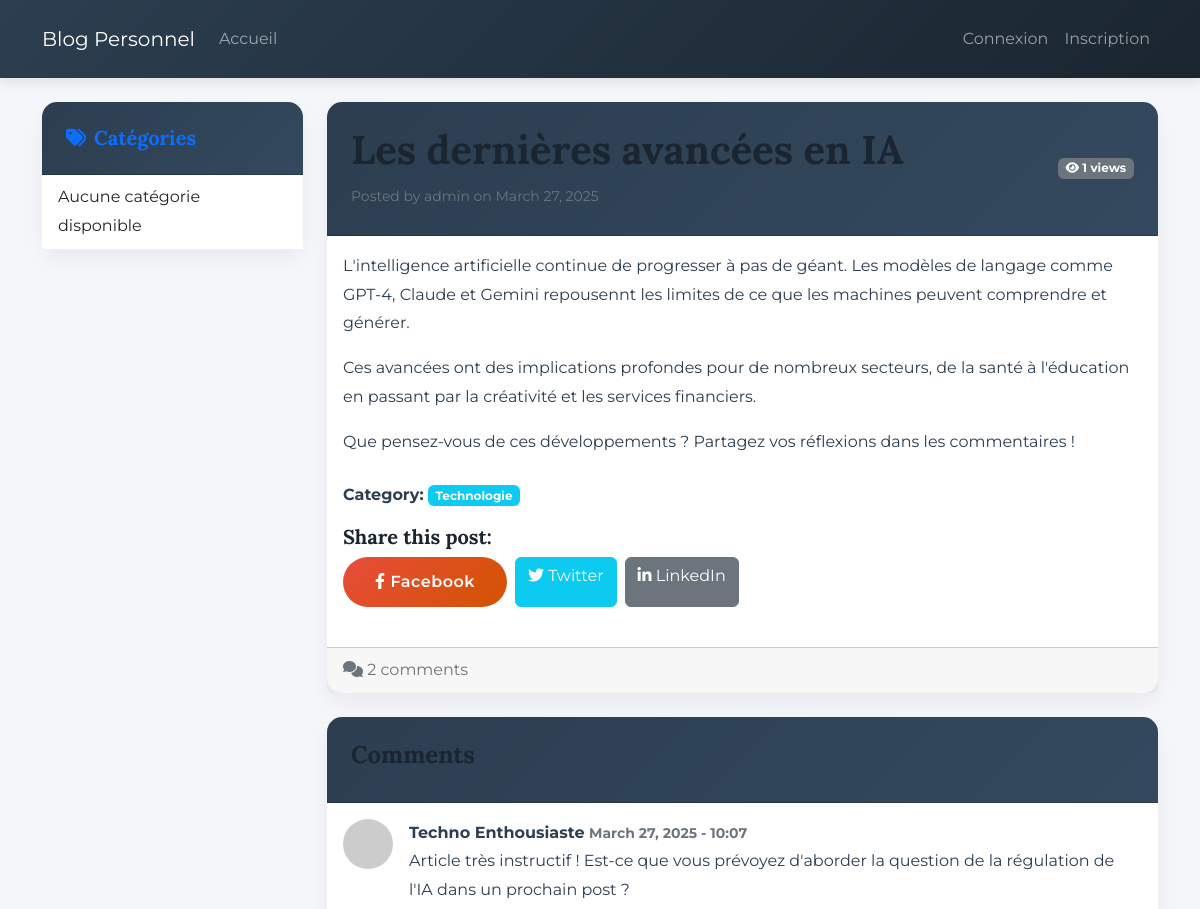
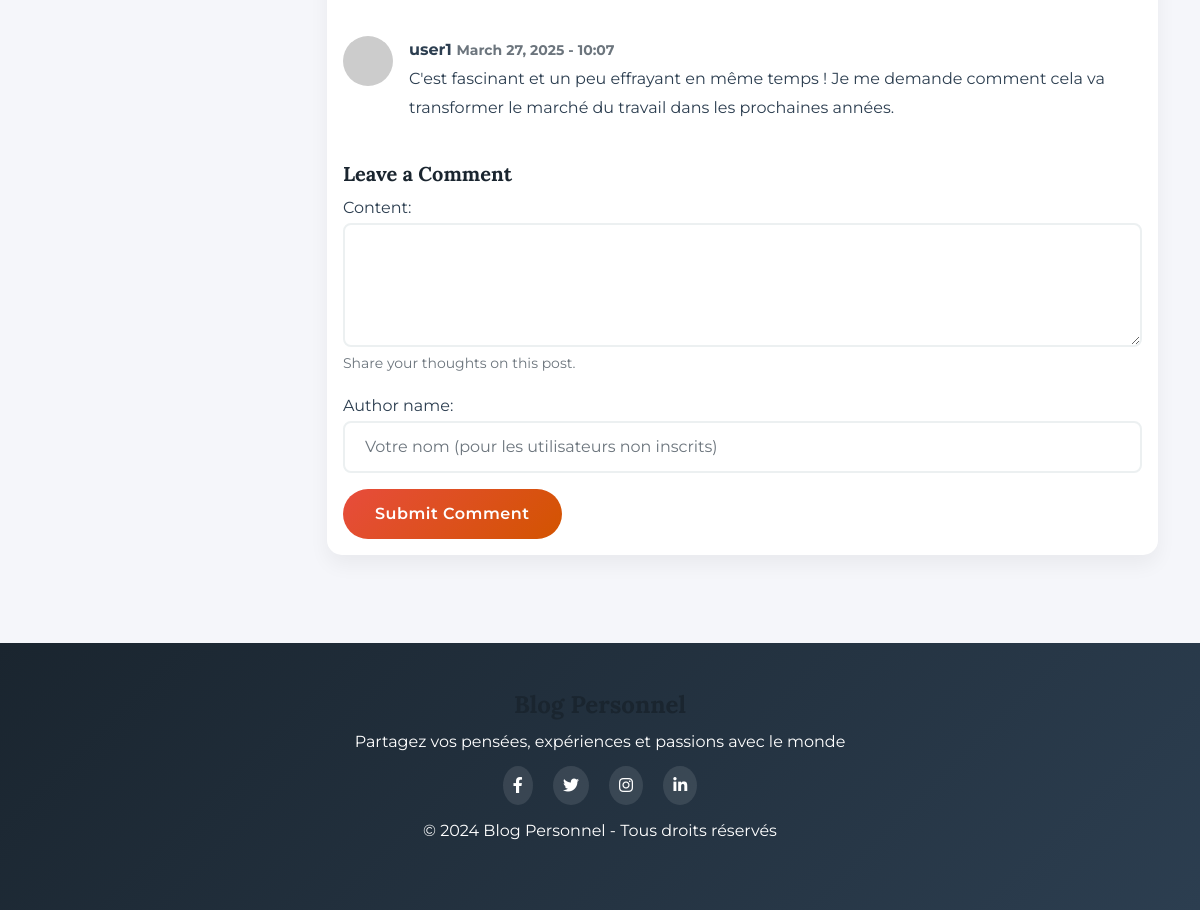
The app's page /post/2/ with its own data (2 pictures, top to bottom).
### blog/models.py (models this page shows, shortened)
class Post(models.Model):
    title = models.CharField(max_length=200)
    content = models.TextField()
    date_posted = models.DateTimeField(default=timezone.now)
    author = models.ForeignKey(User, on_delete=models.CASCADE)
    category = models.ForeignKey(Category, on_delete=models.SET_NULL, null=True, blank=True)
    views = models.PositiveIntegerField(default=0)

class Category(models.Model):
    name = models.CharField(max_length=100, unique=True)
    description = models.TextField(blank=True)
    class Meta:
        verbose_name_plural = 'Categories'

class Comment(models.Model):
    post = models.ForeignKey(Post, on_delete=models.CASCADE, related_name='comments')
    author = models.ForeignKey(User, on_delete=models.CASCADE, null=True, blank=True)
    author_name = models.CharField(max_length=100, blank=True, help_text='Name for non-registered users')
    content = models.TextField()
    date_posted = models.DateTimeField(default=timezone.now)

### blog/views.py (the view)
# urls.py: path('post/<int:pk>/', PostDetailView.as_view(), name='post-detail'),
class PostDetailView(DetailView):
    model = Post
    template_name = 'blog/post_detail.html'
    def get_context_data(self, **kwargs):
        context = super().get_context_data(**kwargs)
        context['comment_form'] = CommentForm(user=self.request.user)
        context['comments'] = self.object.comments.all().order_by('-date_posted')
        return context
    def get(self, request, *args, **kwargs):
        response = super().get(request, *args, **kwargs)
        self.object.views += 1
        self.object.save()
        return response

### blog/forms.py
class CommentForm(forms.ModelForm):
    class Meta:
        model = Comment
        fields = ['content', 'author_name']
        widgets = {
            'content': forms.Textarea(attrs={'class': 'form-control', 'rows': 4}),
            'author_name': forms.TextInput(attrs={'class': 'form-control', 'placeholder': 'Votre nom (pour les utilisateurs non inscrits)'}),
        }
    def __init__(self, *args, **kwargs):
        self.user = kwargs.pop('user', None)
        super(CommentForm, self).__init__(*args, **kwargs)
        if self.user and self.user.is_authenticated:
            self.fields['author_name'].widget = forms.HiddenInput()
            self.fields['author_name'].required = False

### templates/blog/post_detail.html (shortened to what this page needs)
{% extends 'blog/base.html' %}
{% block content %}
    <div class="card mb-4">
        <div class="card-header d-flex justify-content-between align-items-center bg-light">
            <div>
                <h1 class="card-title">{{ post.title }}</h1>
                <small class="text-muted">
                    Posted by {{ post.author.username }} on {{ post.date_posted|date:"F d, Y" }}
                </small>
            </div>
            <span class="badge bg-secondary">
                <i class="fas fa-eye"></i> {{ post.views }} views
            </span>
        </div>
        <div class="card-body">
            <div class="post-content mb-4">
                {{ post.content|linebreaks }}
            </div>
            {% if post.category %}
                <div class="mb-3">
                    <strong>Category:</strong>
                    <a href="{% url 'category-detail' post.category.id %}" class="badge bg-info text-decoration-none">
                        {{ post.category.name }}
                    </a>
                </div>
            {% endif %}
            <div class="mb-4">
                <h5>Share this post:</h5>
                <div class="d-flex gap-2">
                    <a href="https://www.facebook.com/sharer/sharer.php?u={{ request.build_absolute_uri }}" target="_blank" class="btn btn-primary">
                        <i class="fab fa-facebook-f"></i> Facebook
                    </a>
                    <a href="https://twitter.com/intent/tweet?url={{ request.build_absolute_uri }}&text={{ post.title }}" target="_blank" class="btn btn-info text-white">
                        <i class="fab fa-twitter"></i> Twitter
                    </a>
                    <a href="https://www.linkedin.com/shareArticle?mini=true&url={{ request.build_absolute_uri }}&title={{ post.title }}" target="_blank" class="btn btn-secondary">
                        <i class="fab fa-linkedin-in"></i> LinkedIn
                    </a>
                </div>
            </div>
        </div>
        <div class="card-footer text-muted d-flex justify-content-between">
            <div>
                <i class="fas fa-comments"></i> {{ comments.count }} comments
            </div>
        </div>
    </div>
    <div class="card mb-4">
        <div class="card-header bg-light">
            <h4>Comments</h4>
        </div>
        <div class="card-body">
            {% for comment in comments %}
                <div class="d-flex mb-4">
                    <div class="flex-shrink-0">
                        <img class="rounded-circle" src="https://ui-avatars.com/api/?name={{ comment.author.username|default:comment.author_name }}&background=random" alt="User Avatar" width="50" height="50">
                    </div>
                    <div class="ms-3">
                        <div class="fw-bold">
                            {{ comment.author.username|default:comment.author_name }}
                            <small class="text-muted">{{ comment.date_posted|date:"F d, Y - H:i" }}</small>
                        </div>
                        {{ comment.content|linebreaks }}
                    </div>
                </div>
            {% empty %}
                <p class="text-center">No comments yet. Be the first to comment!</p>
            {% endfor %}
            <div class="mt-4">
                <h5>Leave a Comment</h5>
                <form method="post" action="{% url 'add-comment' post.id %}">
                    <div class="mb-3">
                        {{ comment_form.content.label_tag }}
                        {{ comment_form.content }}
                        <div class="form-text">Share your thoughts on this post.</div>
                    </div>
                    {% if not user.is_authenticated %}
                        <div class="mb-3">
                            {{ comment_form.author_name.label_tag }}
                            {{ comment_form.author_name }}
                        </div>
                    {% endif %}
                    <button type="submit" class="btn btn-primary">Submit Comment</button>
                </form>
            </div>
        </div>
    </div>
{% endblock %}

### templates/blog/base.html (style rules this page uses)
:root { --primary-color: #2C3E50; --primary-light: #34495E; --primary-dark: #1A252F; --accent-color: #E74C3C; --text-color: #2C3E50; --light-bg: #F5F6FA; --dark-bg: #2C3E50; --gray-light: #ECF0F1; --gray-dark: #34495E; }
body { background-color: var(--light-bg); font-family: 'Montserrat', sans-serif; color: var(--text-color); transition: all 0.3s ease; position: relative; line-height: 1.8; }
h1, h2, h3, h4, h5, h6 { font-family: 'Lora', serif; font-weight: 700; color: var(--primary-dark); }
.card { border: none; border-radius: 15px; box-shadow: 0 10px 20px rgba(0, 0, 0, 0.05); transition: all 0.4s ease; background: white; }
.card-header { border-radius: 15px 15px 0 0 !important; background: linear-gradient(135deg, var(--primary-color), var(--primary-light)); color: white; padding: 1.5rem; }
.btn-primary { background: linear-gradient(135deg, var(--accent-color), #D35400); border: none; padding: 0.8rem 2rem; border-radius: 30px; font-weight: 600; letter-spacing: 0.5px; }
.form-control { border-radius: 8px; padding: 12px 20px; border: 2px solid var(--gray-light); transition: all 0.3s ease; }

### records on screen
Post: title "Les dernières avancées en IA", author.username "admin", date_posted "March 27, 2025", views "1", content "L'intelligence artificielle continue de progresser à pas de géant. Les modèles de langage comme GPT-4, Claude et Gemini repousennt les limites de ce que les machines peuvent comprendre et générer. Ces avancées ont des implications profondes pour de nombreux secteurs, de la santé à l'éducation en passant par la créativité et les services financiers. Que pensez-vous de ces développements ? Partagez vos réflexions dans les commentaires !", category.name "Technologie"
Comment: author.username "Techno Enthousiaste", date_posted "March 27, 2025 - 10:07", content "Article très instructif ! Est-ce que vous prévoyez d'aborder la question de la régulation de l'IA dans un prochain post ?"
Comment: author.username "user1", date_posted "March 27, 2025 - 10:07", content "C'est fascinant et un peu effrayant en même temps ! Je me demande comment cela va transformer le marché du travail dans les prochaines années."

### other values on screen
{{ comments.count }} "2"
{{ comment_form.content.label_tag }} "Content:"
{{ comment_form.author_name.label_tag }} "Author name:"
